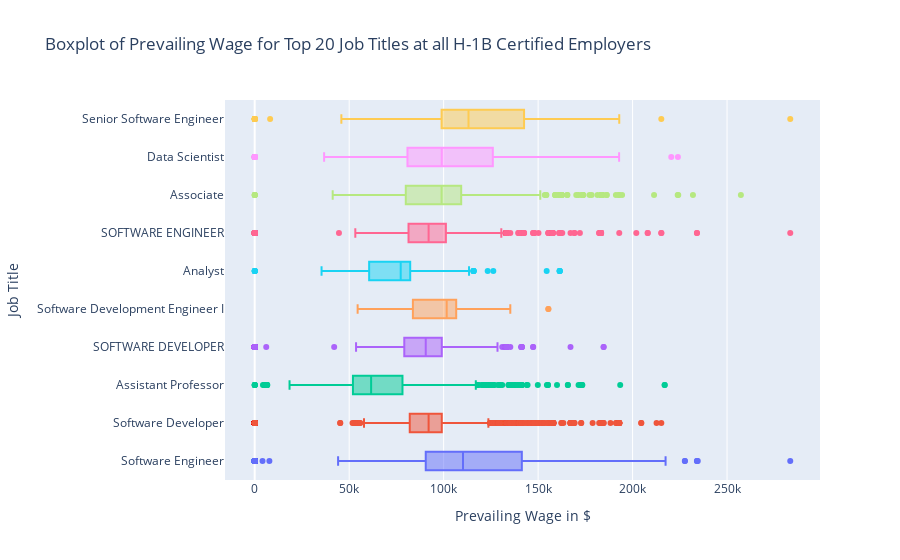

The code cell stored with this chart in its notebook:
### Code cell
# Let's use the Plotly Graph Objects to create a boxplot of the PREVAILING_WAGE values for the top 20 job titles in the certified H-1B LCAs dataset
fig = go.Figure()
for job in certified_h1b['JOB_TITLE'].value_counts()[0:10].index:
    fig.add_trace(go.Box(x=certified_h1b[certified_h1b['JOB_TITLE'] == job]['PREVAILING_WAGE'], name=job))
fig.update_layout(title='Boxplot of Prevailing Wage for Top 20 Job Titles at all H-1B Certified Employers',
                  xaxis_title='Prevailing Wage in $',
                  yaxis_title='Job Title',
                  showlegend=False)
# fig.add_annotation(text='Source: Office of Foreign Labor Certification (OFLC), Employment and Training Administration (ETA) Agency, U.S. Department of Labor', xref='paper', yref='paper', x=0, y=0, xshift=-50, yshift=-50, font_size=6)
fig.show()

### Figure 1 — Plotly figure (JSON) as saved in the notebook; plotly's stock layout.template omitted (floating-point values rounded to 4 significant figures; data arrays with more than 128 entries replaced by an {"elided": "..."} marker saying what was removed)
{"data": [{"name": "Software Engineer", "type": "box", "x": {"elided": "11616 float values"}}, {"name": "Software Developer", "type": "box", "x": {"elided": "8141 float values"}}, {"name": "Assistant Professor", "type": "box", "x": {"elided": "2654 float values"}}, {"name": "SOFTWARE DEVELOPER", "type": "box", "x": {"elided": "2301 float values"}}, {"name": "Software Development Engineer I", "type": "box", "x": {"elided": "2047 int values"}}, {"name": "Analyst", "type": "box", "x": {"elided": "1843 float values"}}, {"name": "SOFTWARE ENGINEER", "type": "box", "x": {"elided": "1748 float values"}}, {"name": "Associate", "type": "box", "x": {"elided": "1309 float values"}}, {"name": "Data Scientist", "type": "box", "x": {"elided": "1204 float values"}}, {"name": "Senior Software Engineer", "type": "box", "x": {"elided": "1059 float values"}}], "layout": {"showlegend": false, "title": {"text": "Boxplot of Prevailing Wage for Top 20 Job Titles at all H-1B Certified Employers"}, "xaxis": {"title": {"text": "Prevailing Wage in $"}}, "yaxis": {"title": {"text": "Job Title"}}}}
